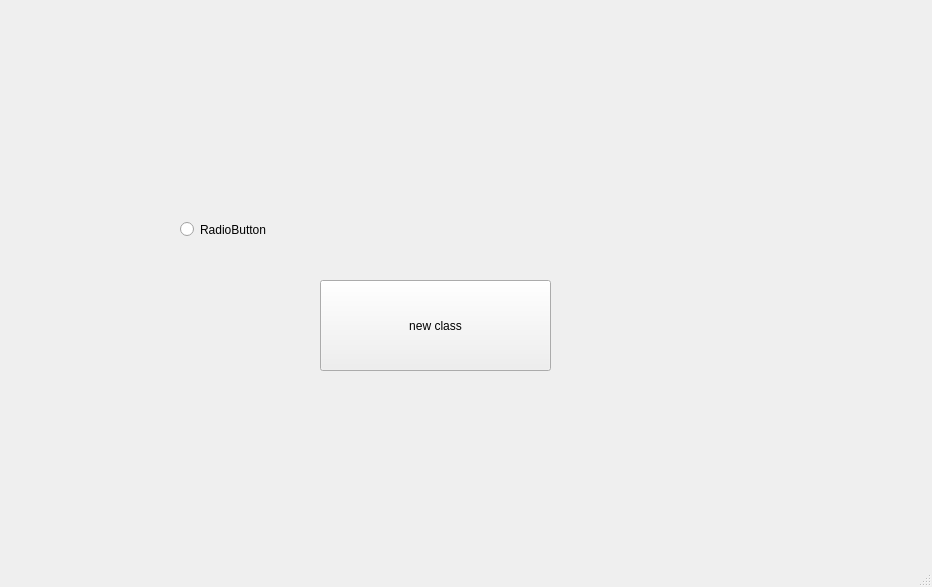
<?xml version="1.0" encoding="UTF-8"?>
<ui version="4.0">
 <class>boss</class>
 <widget class="QMainWindow" name="boss">
  <property name="geometry">
   <rect>
    <x>0</x>
    <y>0</y>
    <width>932</width>
    <height>587</height>
   </rect>
  </property>
  <property name="windowTitle">
   <string>MainWindow</string>
  </property>
  <widget class="QWidget" name="centralwidget">
   <widget class="QRadioButton" name="radioButton">
    <property name="geometry">
     <rect>
      <x>180</x>
      <y>220</y>
      <width>115</width>
      <height>19</height>
     </rect>
    </property>
    <property name="text">
     <string>RadioButton</string>
    </property>
   </widget>
   <widget class="QPushButton" name="pushButton">
    <property name="geometry">
     <rect>
      <x>320</x>
      <y>280</y>
      <width>231</width>
      <height>91</height>
     </rect>
    </property>
    <property name="text">
     <string>new class</string>
    </property>
   </widget>
  </widget>
  <widget class="QMenuBar" name="menubar">
   <property name="geometry">
    <rect>
     <x>0</x>
     <y>0</y>
     <width>932</width>
     <height>26</height>
    </rect>
   </property>
  </widget>
  <widget class="QStatusBar" name="statusbar"/>
 </widget>
 <resources/>
 <connections/>
</ui>
